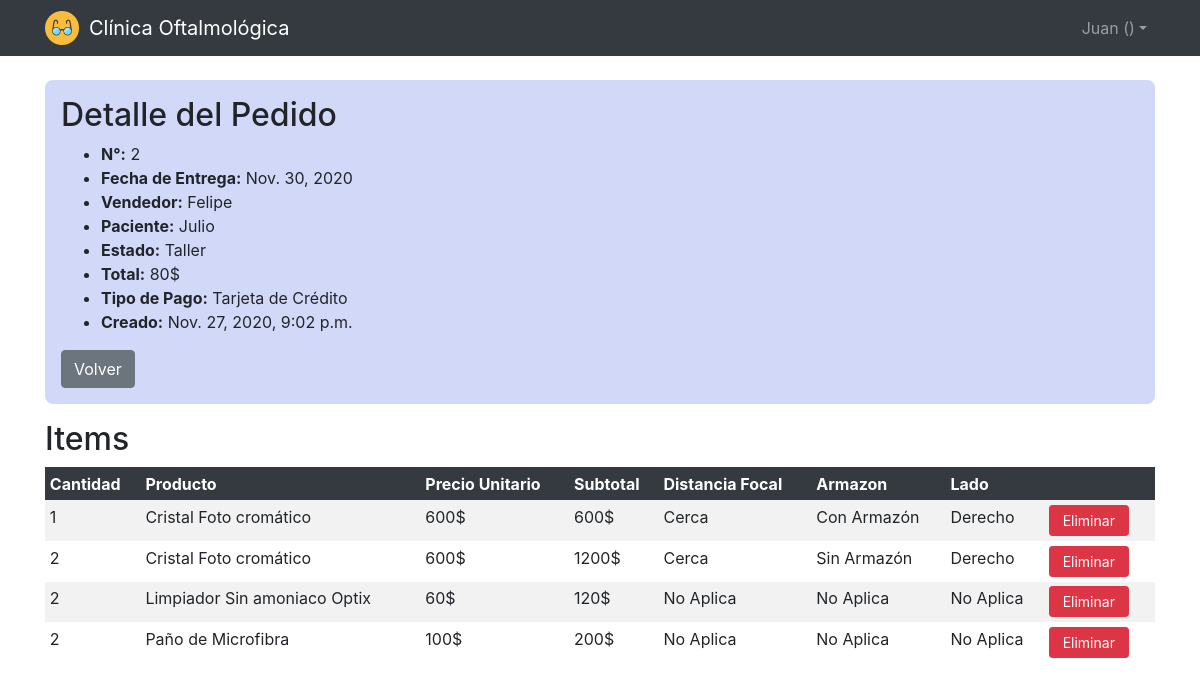
The page /clinica/pedidoshow/2 (signed in) on the database as committed earlier.
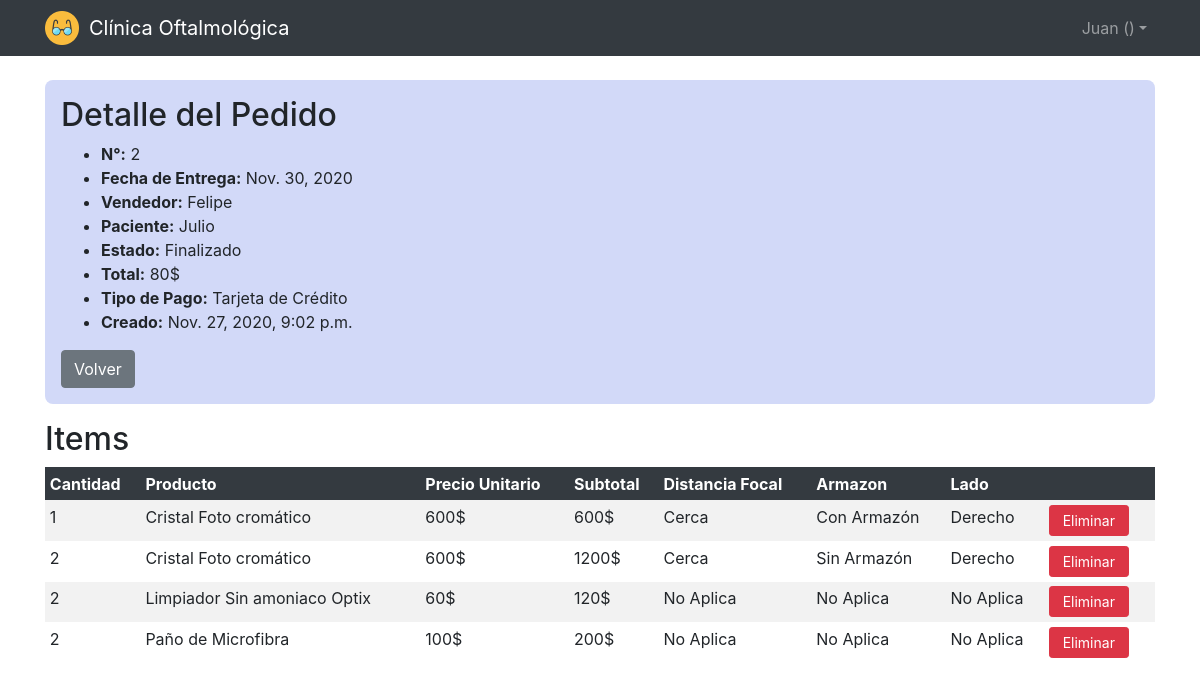
The same page on the database as committed later.
### clinica/models.py (models this page shows, shortened)
class Pedido(models.Model):
    created_at = models.DateTimeField(auto_now_add=True)
    updated_at = models.DateTimeField(auto_now=True)
    user = models.ForeignKey(
        settings.AUTH_USER_MODEL,
        on_delete=models.CASCADE,
    )
    paciente = models.ForeignKey(Paciente, on_delete=models.CASCADE)
    tipopago = models.ForeignKey(Tipopago, on_delete=models.CASCADE)
    estado = models.ForeignKey(Estado, on_delete=models.CASCADE)
    total = models.IntegerField()
    fechaentrega = models.DateField()

class Estado(models.Model):
    nombre = models.CharField(max_length=64)

class Paciente(models.Model):
    user = models.ForeignKey(
        settings.AUTH_USER_MODEL,
        on_delete=models.CASCADE,
    )
    nombre = models.CharField(max_length=64)
    apellido = models.CharField(max_length=64)
    dni = models.IntegerField()
    telefono = models.CharField(max_length=64)
    direccion = models.CharField(max_length=64)
    email = models.CharField(max_length=64)

class Tipopago(models.Model):
    nombre = models.CharField(max_length=64)

### clinica/views.py (the view)
# urls.py: path("pedidoshow/<int:pedido_id>", views.pedidoshow, name="pedidoshow"),
def pedidoshow(request, pedido_id):
    if not request.user.is_authenticated:
        return HttpResponseRedirect(reverse("login"))
    pedido = Pedido.objects.get(id=pedido_id)
    productos = Producto.objects.all()
    items = Subpedido.objects.filter(pedido_id=pedido_id)
    if request.method == "POST":
        form = FormSubpedido(request.POST)
        if form.is_valid():
            producto = form.cleaned_data["producto"].id
            lado = form.cleaned_data["lado"].id
            armazon = form.cleaned_data["armazon"].id
            distancia = form.cleaned_data["distancia"].id
            cantidad = form.cleaned_data["cantidad"]
            p = Subpedido(pedido_id=pedido_id, producto_id=producto, lado_id=lado, armazon_id=armazon, distancia_id=distancia, cantidad=cantidad)
            p.save()
            precioProducto = Producto.objects.get(id=producto).precio
            pedido.total = pedido.total + (cantidad * precioProducto)
            pedido.save()
            messages.success(request, 'El Item fue Agregado Exitosamente')
            return redirect('pedidoshow', pedido_id)
    else:
        return render(request, "pedidos/show.html", {
            "pedido": pedido,
            "items" : items,
            "productos": productos,
            "form" : FormSubpedido()
        })

### clinica/models.py (called while the page is built)
    def __str__(self):
        return u'{0}'.format(self.nombre)

    def __str__(self):
        return u'{0}'.format(self.nombre)

    def __str__(self):
        return u'{0}'.format(self.nombre)

### clinica/templates/pedidos/show.html (shortened to what this page needs)
{% extends "layout.html" %}
{% block body %}
    <div class="container">
        <div class="muestra" style="margin-bottom: 1rem;">
            <h2>Detalle del Pedido</h2>
            <ul>
                <li><strong>N°:</strong> {{pedido.id }}</li>
                <li><strong>Fecha de Entrega:</strong> {{ pedido.fechaentrega }}</li>
                <li><strong>Vendedor:</strong> {{ pedido.user.get_username }}</li>
                <li><strong>Paciente:</strong> {{ pedido.paciente.nombre }}</li>
                <li><strong>Estado:</strong> {{ pedido.estado.nombre }}</li>
                {% if request.session.tipousuario_id != 4 %}
                    <li><strong>Total:</strong> {{ pedido.total }}$</li>
                {% endif %}
                <li><strong>Tipo de Pago:</strong> {{ pedido.tipopago.nombre }}</li>
                <li><strong>Creado:</strong> {{ pedido.created_at }}</li>
            </ul>
            <a href="{% url 'pedidosindex' %}" class="btn btn-secondary">Volver</a>
        </div>
        {% if items %}
            <h2>Items</h2>
            <table class="table table-sm table-striped table-borderless">
                <thead class="table-dark">
                    <tr>
                        <th>Cantidad</th>
                        <th>Producto</th>
                        {% if request.session.tipousuario_id != 4 %}
                            <th>Precio Unitario</th>
                            <th>Subtotal</th>
                        {% endif %}
                        <th>Distancia Focal</th>
                        <th>Armazon</th>
                        <th>Lado</th>
                        {% if request.session.tipousuario_id != 4 %}
                            <th></th>
                        {% endif %}
                    </tr>
                </thead>
                <tbody>
                    {% for item in items %}
                        <tr>
                            <td>{{ item.cantidad }}</td>
                            <td>{{ item.producto.nombre }}</td>
                            {% if request.session.tipousuario_id != 4 %}
                                <td>{{ item.producto.precio }}$</td>
                                <td>{% widthratio item.producto.precio 1 item.cantidad %}$</td>
                            {% endif %}
                            <td>{{ item.distancia }}</td>
                            <td>{{ item.armazon }}</td>
                            <td>{{ item.lado }}</td>
                            {% if request.session.tipousuario_id != 4 %}
                                <td style="width: 10%;">
                                    <a href="{% url 'itemdelete' item.id %}" class="btn btn-danger btn-sm botones-index">Eliminar</a>
                                </td>
                            {% endif %}
                        </tr>
                    {% endfor %}
                </tbody>
            </table>
        {% endif %}
    </div>
{% endblock %}

Rows that differ between the two databases and show on the page:
changed Pedido "Felipe": estado.nombre "Taller" → "Finalizado"
